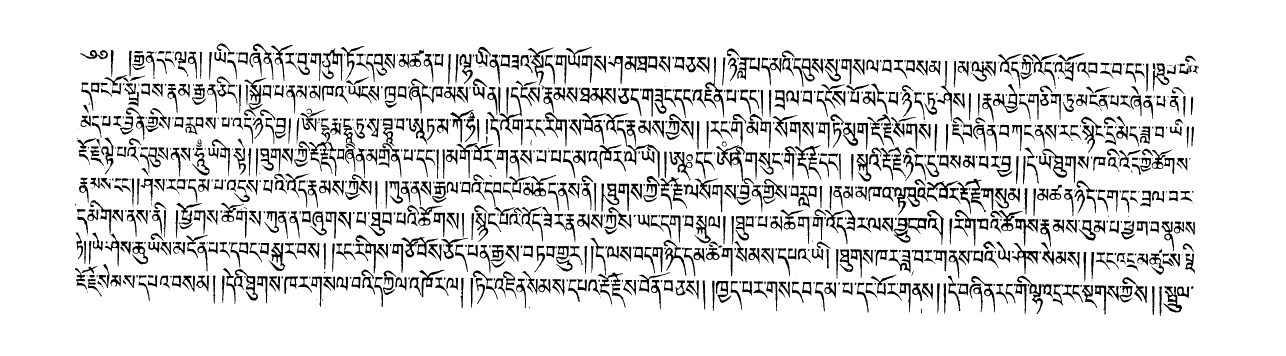
#> input picture remove_border/006.365.png, 5142 x 1421 px (shown at 1/4 size)
$ python Gendist.py --image remove_border/006.365.png
#> lines starting #> are read from the running program, lines starting #| are printed output that depends on the picture; after the words box and inside, x2 and y2 are one past the last pixel; in counts of white or black regions, pixels touching at a corner belong together
'''import cv2

# 读取图片并转至灰度模式
imagepath = '001.18.png'
# imagepath=cv2.resize(imagepath,(2000,1024))
img = cv2.imread(imagepath, 1)
img=cv2.resize(img,(2000,1024))
gray = cv2.cvtColor(img, cv2.COLOR_BGR2GRAY)
# 二值化
ret, thresh = cv2.threshold(gray, 127, 255, cv2.THRESH_BINARY)
# 图片轮廓
contours, hierarchy = cv2.findContours(thresh, 2, 1)
cnt = contours[0]
# 寻找凸包并绘制凸包（轮廓）
hull = cv2.convexHull(cnt)
print(hull)

length = len(hull)
for i in range(len(hull)):
    cv2.line(img, tuple(hull[i][0]), tuple(hull[(i+1)%length][0]), (0,255,0), 3)

# 显示图片
cv2.imshow('line', img)
cv2.waitKey()
'''
'''
打算利用轮廓检测进行大致行提取，先用大轮廓计算每行大概位置
import cv2
import matplotlib.pyplot as plt
def cv_show(name,image):
    cv2.imshow(name,image)
    cv2.waitKey(0)
    cv2.destroyAllWindows()
img = cv2.imread("001.18.png",0)
img=cv2.resize(img,(2000,1024))
cv_show('img',img)
#反向二值
bw=img/255
bw1=1-bw
cv_show('img',bw1)

#统计每行像素值
hs=sum(bw1)
plt.hist(hs)
hight=hs.shape[0]
print(hight)
plt.show()
#求峰值
dis = 25
hs2= hs*0
i = dis + 1
y=hight - dis
for i in range(y) :
   hs2= sum(hs[i-dis:i+dis,:].shape[0])/( dis*2 + 1 )
   plt.hist(hs2)
   plt.show()'''

# 导入工具包
from imutils import contours
from scipy import ndimage
import numpy as np
import argparse
import cv2
import myutils  # 直接alt+shift+enter新建
from scipy.spatial import ConvexHull, convex_hull_plot_2d
# 设置参数
ap = argparse.ArgumentParser()
ap.add_argument("-i", "--image", required=True,
                help="path to input image")

args = vars(ap.parse_args())


# [8 lines left out: function DiscreteRadonTransform, not called in this run]

from Radon1 import xuan_z
# 绘图展示
def cv_show(name, img):
    cv2.imshow(name, img)
    cv2.waitKey(10)
    cv2.destroyAllWindows()


# 读取输入图像，预处理
image = cv2.imread(args["image"])
#> image is the input picture: shape (1421, 5142, 3); 87.3% white; 1298 black regions (143 under 20 px), largest, box (x1, y1, x2, y2) and area: (2864, 580, 3016, 737) 4280, (2319, 351, 2463, 420) 4030, (1235, 567, 1347, 704) 3910
cv_show('image', image)
imag = cv2.resize(image, (2000, 1024))
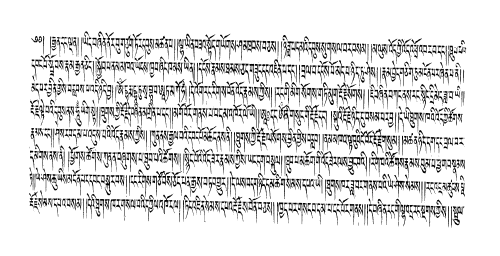
#> imag: shape (1024, 2000, 3) (shown at 1/4 size); min 0, max 255, mean 222.7
img = cv2.imread(args["image"], 0)
#> img: shape (1421, 5142); 87.3% white; 1298 black regions (143 under 20 px)


imgg = cv2.resize(img, (2000, 1024))
cv_show('img', imgg)
# 反向二值
bw = imgg / 255
gray = 1 - bw
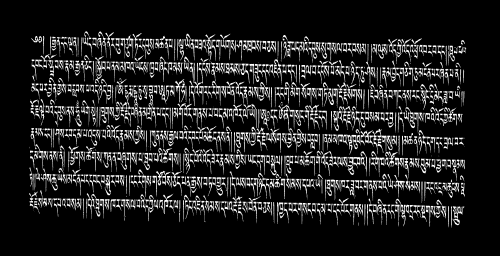
#> gray: shape (1024, 2000) float64 (shown at 1/4 size); min 0, max 1, mean 0.126

cv_show('img', gray)
height = imgg.shape[0]
width = imgg.shape[1]
print(f'{width}{height}')
#| 20001024

# 初始化卷积核
rectKernel = cv2.getStructuringElement(cv2.MORPH_RECT, (13, 3))  # 9,3%11,3比较好%13,3
sqKernel = cv2.getStructuringElement(cv2.MORPH_RECT, (5, 5))
k = np.ones((2, 3), np.uint8)
k1 = np.ones((3, 3), np.uint8)
dst1 = cv2.erode(gray, k, iterations=3)
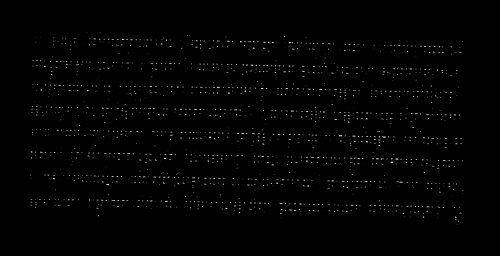
#> dst1: shape (1024, 2000) float64 (shown at 1/4 size); min 0, max 1, mean 0.00789
dst = cv2.dilate(dst1, k1, iterations=3)
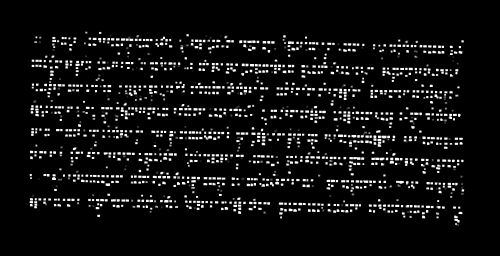
#> dst: shape (1024, 2000) float64 (shown at 1/4 size); min 0, max 1, mean 0.0659

cv_show('img1', dst)
# open = cv2.morphologyEx(dst, cv2.MORPH_OPEN, k)
# cv_show('img2', open)
# 礼帽操作，突出更明亮的区域
tophat = cv2.morphologyEx(dst, cv2.MORPH_TOPHAT, rectKernel, iterations=5)
cv_show('tophat', tophat)

# 通过闭操作（先膨胀，再腐蚀）将数字连在一起
thresh = cv2.morphologyEx(tophat, cv2.MORPH_CLOSE, rectKernel, iterations=9)
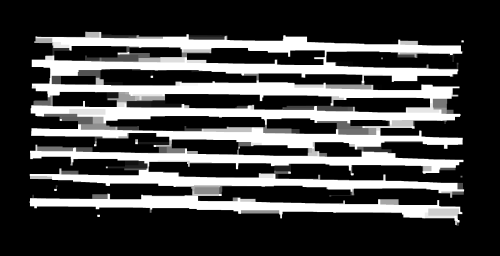
#> thresh: shape (1024, 2000) float64 (shown at 1/4 size); min 0, max 1, mean 0.274
cv_show('gradX', thresh)

# 计算轮廓

threshCnts, hierarchy = cv2.findContours(np.uint8(thresh.copy()), cv2.RETR_EXTERNAL, cv2.CHAIN_APPROX_NONE)
#> threshCnts = 22 contours; largest, box (x1, y1, x2, y2) and area: (127, 137, 1849, 413) 174428, (119, 776, 1849, 872) 57711, (123, 414, 1842, 498) 55230, (125, 498, 1850, 598) 54850, (120, 591, 1854, 694) 54629

cnts =threshCnts
#> cnts has the same summary as threshCnts

# print('iji',cnts)
print(len(cnts[1]))
#| 30
print(cnts[1][1][0][0])
#| 390
# print(hierarchy)

cur_img = imag.copy()
for h in range(len(cnts)):#轮廓个数
    for j in range(len(cnts[h])):#每个轮廓拥有的坐标
         if cnts[h][j][0][1]<480 and cnts[h][j][0][1]>455:
              cv2.line(cur_img,(cnts[h][j][0][0],cnts[h][j][0][1]),(cnts[h][j][0][0],cnts[h][j][0][1]), (0, 0, 255), 3)#(X,Y)(列，行）
#> this loop made 22 passes
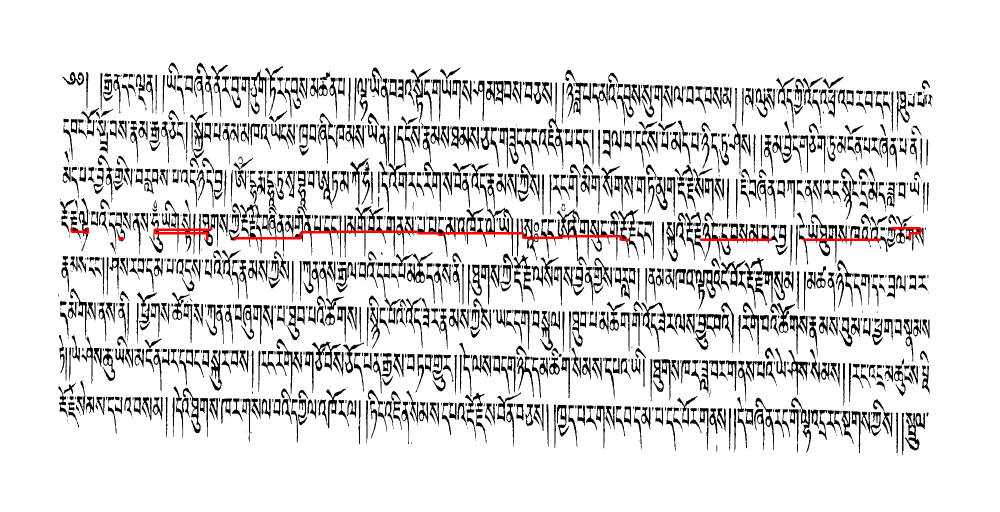
#> cur_img: shape (1024, 2000, 3) (shown at 1/2 size); 0.37% of pixels changed, all inside (x1, y1, x2, y2) = (141, 454, 1844, 482)
cv2.imshow('img', cur_img)
cv2.waitKey(0)
cv2.destroyAllWindows()
locs = []

'''
'''
# # 遍历轮廓
# for (i, c) in enumerate(cnts):
#     # 计算矩形
#     (x, y, w, h) = cv2.boundingRect(c)
#     ar = w / float(h)
#
#     # 选择合适的区域，根据实际任务来，这里的基本都是四个数字一组
#     if ar > 1 and ar < 40000:
#
#         if (w > 800 and w < 2000) and (h > 15 and h < 4000):
#                 # 符合的留下来
#                 locs.append((x, y, w, h))
#
# # 将符合的轮廓从左到右排序
# locs = sorted(locs, key=lambda x: x[0])
# output = []
#
# # 遍历每一个轮廓中的数字
# for (i, (gX, gY, gW, gH)) in enumerate(locs):
#     # initialize the list of group digits
#     groupOutput = []
#
#     # 根据坐标提取每一个组
#     group = gray[gY - 5:gY + gH + 5, gX - 5:gX + gW + 5]
#     cv_show('group', group)
#
#     # 画出来
#
#     cv2.rectangle(imag, (gX - 5, gY - 5),
#                   (gX + gW + 5, gY + gH + 5), (0, 0, 255), 1)
#     cv2.putText(imag, "".join(groupOutput), (gX, gY - 15),
#                 cv2.FONT_HERSHEY_SIMPLEX, 0.65, (0, 0, 255), 2)
#
#     # 得到结果
#     output.extend(groupOutput)
#
# # 打印结果
#
# print("Credit Card #: {}".format("".join(output)))
# cv2.imshow("Image", imag)
# cv2.waitKey(0)

'''
'''

$ run again, with remove_border/001.18.png copied over remove_border/006.365.png
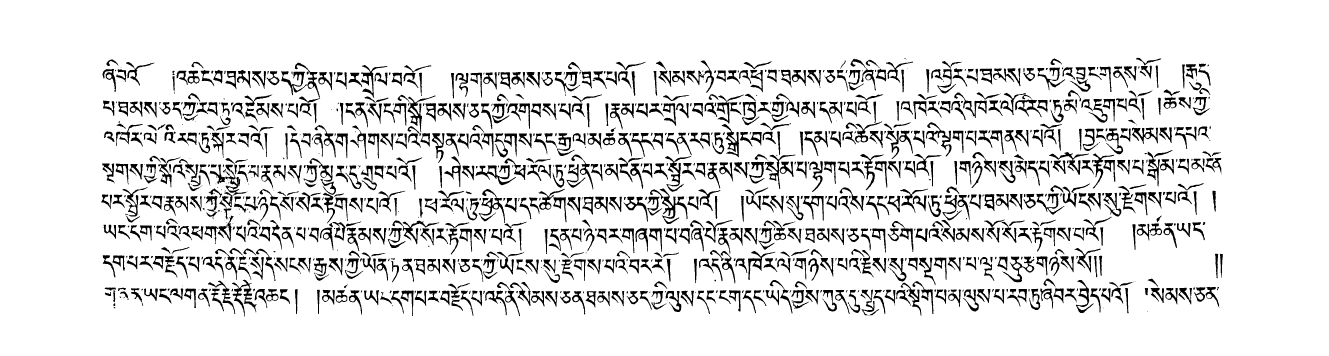
#> input picture remove_border/001.18.png, 5314 x 1422 px (shown at 1/4 size)
#> image is the input picture: shape (1422, 5314, 3); 89% white; 1251 black regions (172 under 20 px), largest, box (x1, y1, x2, y2) and area: (2600, 754, 2750, 896) 4496, (838, 658, 987, 782) 3675, (1902, 661, 2064, 741) 3581
#> img: shape (1422, 5314); 89% white; 1251 black regions (172 under 20 px)
#| 20001024
#> `thresh = cv2.morphologyEx(tophat, cv2.MORPH_CLOSE, rectKernel, iterati..`:
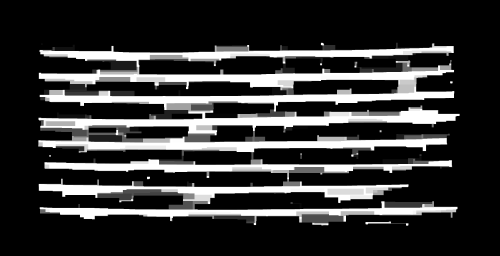
#> thresh: shape (1024, 2000) float64 (shown at 1/4 size); min 0, max 1, mean 0.21
#> threshCnts = 27 contours; largest, box (x1, y1, x2, y2) and area: (154, 436, 1838, 541) 49192, (159, 347, 1817, 446) 42503, (156, 262, 1816, 356) 39098, (154, 553, 1787, 608) 38015, (155, 736, 1634, 811) 33754
#> cnts has the same summary as threshCnts
#| 24
#| 1306
#> the loop `for h in range(len(cnts)):#轮廓个数` made 27 passes
#> after the loop `for h in range(len(cnts)):#轮廓个数`:
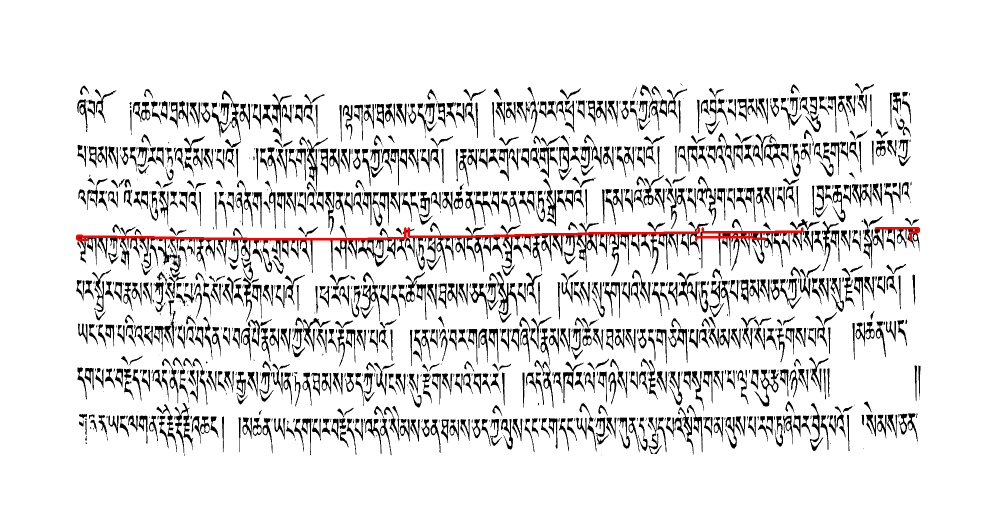
#> cur_img: shape (1024, 2000, 3) (shown at 1/2 size); mean B, G, R 226.4, 226.4, 227.5

$ run again, with remove_border/001.3.png copied over remove_border/006.365.png
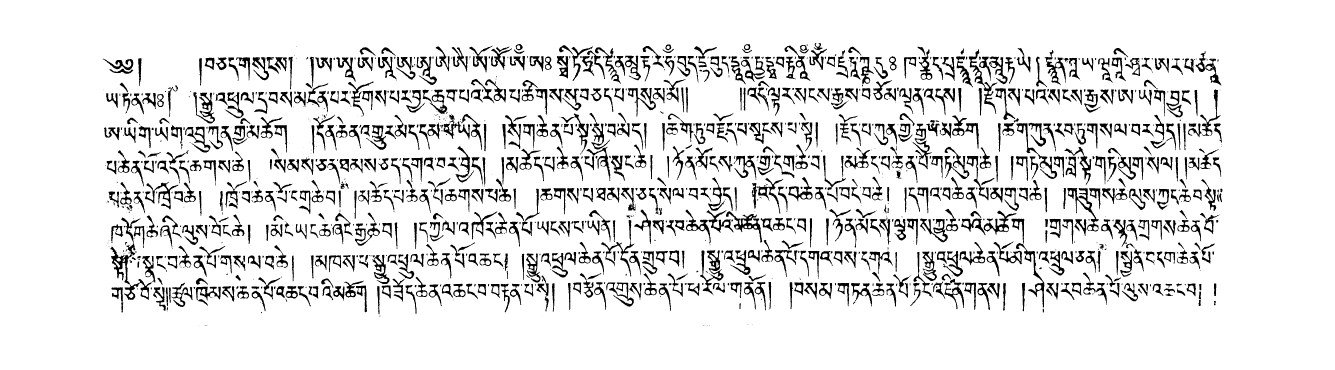
#> input picture remove_border/001.3.png, 5340 x 1477 px (shown at 1/4 size)
#> image is the input picture: shape (1477, 5340, 3); 89.5% white; 1455 black regions (363 under 20 px), largest, box (x1, y1, x2, y2) and area: (442, 870, 607, 1199) 8385, (2800, 1001, 2894, 1182) 4765, (4269, 752, 4395, 926) 4289
#> img: shape (1477, 5340); 89.5% white; 1455 black regions (363 under 20 px)
#| 20001024
#> `thresh = cv2.morphologyEx(tophat, cv2.MORPH_CLOSE, rectKernel, iterati..`:
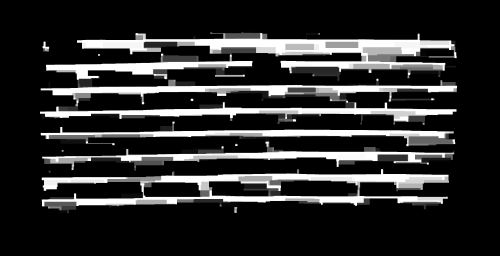
#> thresh: shape (1024, 2000) float64 (shown at 1/4 size); min 0, max 1, mean 0.175
#> threshCnts = 46 contours; largest, box (x1, y1, x2, y2) and area: (308, 133, 1680, 220) 38003, (163, 341, 1828, 386) 27112, (160, 409, 1826, 475) 26802, (168, 734, 1771, 825) 23627, (163, 509, 1780, 556) 23540
#> cnts has the same summary as threshCnts
#| 3694
#| 566
#> the loop `for h in range(len(cnts)):#轮廓个数` made 46 passes
#> after the loop `for h in range(len(cnts)):#轮廓个数`:
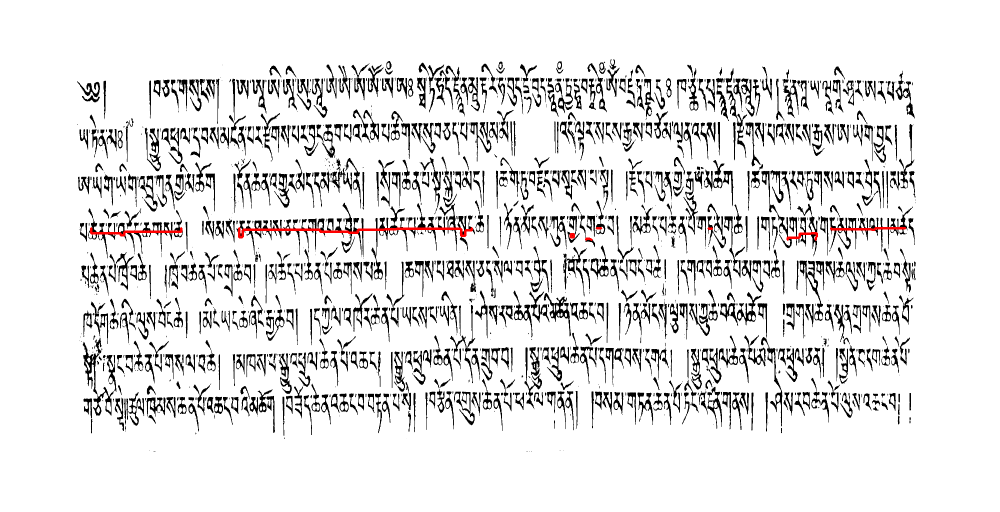
#> cur_img: shape (1024, 2000, 3) (shown at 1/2 size); mean B, G, R 227.8, 227.8, 228.5
